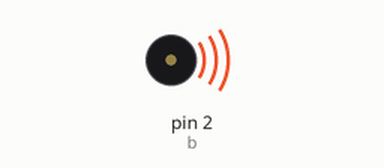
Recording of a sketch running on a simulated Arduino Uno, built with avr-gcc and run on an emulated ATmega328P. Parts: buzzer (waves = sounding).

Above: at 0.3 s.
Timing chart, 0 to 3.0 s (numbered marks = the images above):
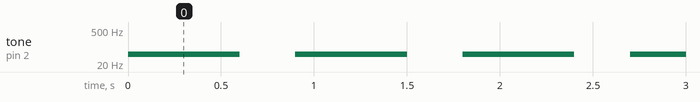

The sketch:

buzr_dan_ses___karma.ino
```cpp
int b=2;
void setup() {
  pinMode(b, OUTPUT);
}

void loop() {
  tone(b, 50); // 1000 Hz frekansta ses çıkarır
  delay(600);  // 500 ms bekler
  noTone(b); // Sesi kapatır
  delay(300.);  // 500 ms sessizlik
}
```

Measured:
- by itself, tone on pin 2 (b): alternates 50 Hz for 0.60 s and silent for 0.30 s
